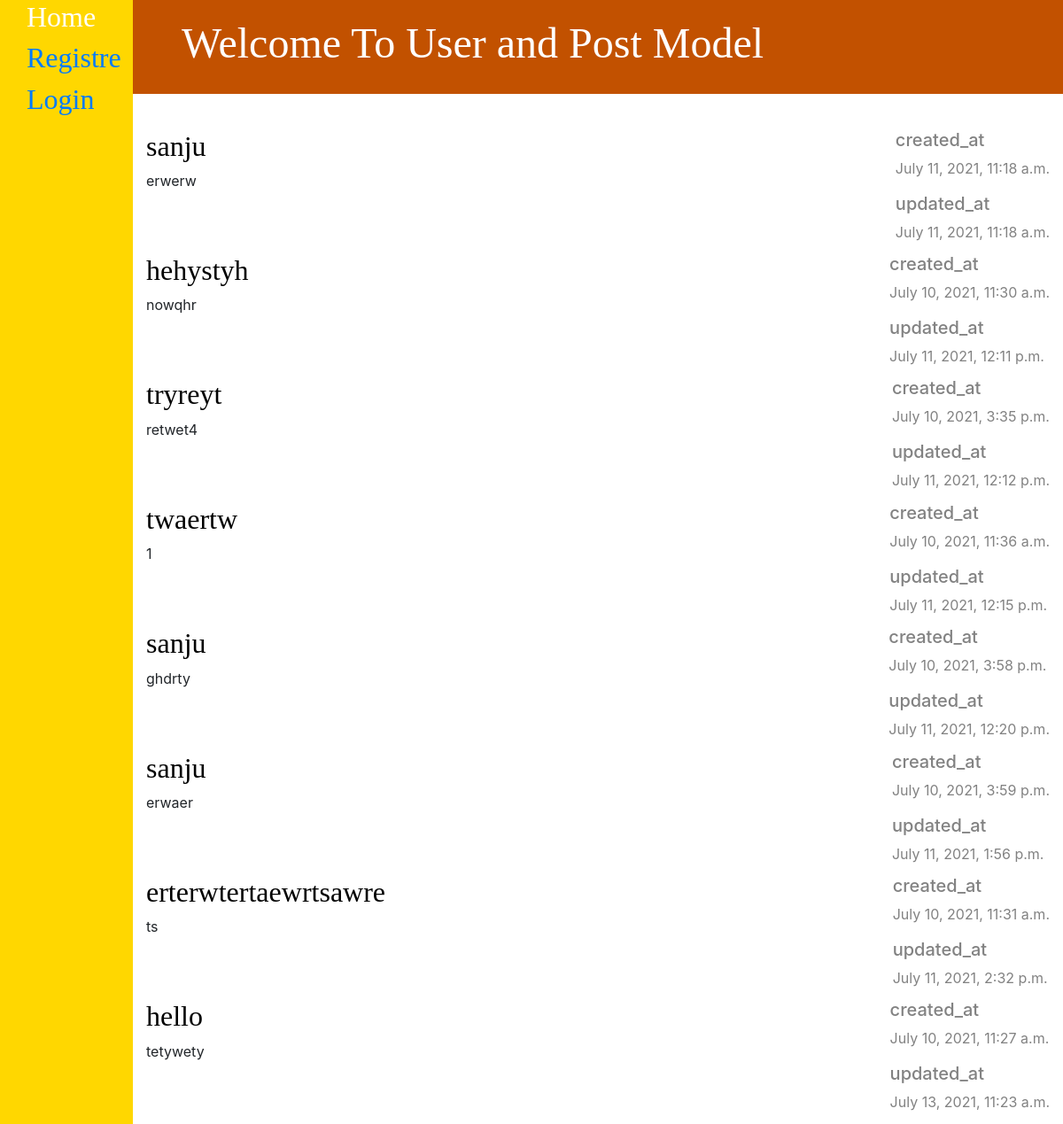
/post_lists, run on the app's committed database.
### blog/models.py (models this page shows, shortened)
class Post(models.Model):
    author = models.ForeignKey(settings.AUTH_USER_MODEL, on_delete=models.CASCADE)
    title = models.CharField(max_length=200)
    text = models.TextField()
    created_at = models.DateTimeField(default=timezone.now)
    updated_at = models.DateTimeField(blank=True, null=True)

### blog/views.py (the view)
# urls.py: path('post_lists', views.post_list, name='post_lists'),
def post_list(request):
    posts=Post.objects.filter(created_at__lte=timezone.now()).order_by('created_at')
    posts=Post.objects.filter(updated_at__lte=timezone.now()).order_by('updated_at')
    return render(request, 'blog/post_list.html', {'posts': posts})

### blog/templates/blog/post_list.html (shortened to what this page needs)
{% extends 'blog/base.html' %}
{% block content %}
    {% for post in posts %}
        <article class="post">
            <time class="date">
                <h5>created_at</h5>{{ post.created_at }}
                <h5>updated_at</h5>{{ post.updated_at }}
            </time>
            <h2><a href="{% url 'post_detail' pk=post.pk %}">{{ post.title }}</a></h2>
            <p>{{ post.text|linebreaksbr }}</p>
        </article>
    {% endfor %}
{% endblock %}

### blog/static/css/blog.css (style rules this page uses)
h1, h2, h3, h4 { font-family: 'Times New Roman', Times, serif, cursive; }
.date { color: #828282; }
.post { margin-bottom: 70px; }
.post h2 a, .post h2 a:visited { color: #000000; }
.post > .date, .post > .actions { float: right; }

### data on the page
Post: created_at "July 11, 2021, 11:18 a.m.", updated_at "July 11, 2021, 11:18 a.m.", title "sanju", text "erwerw"
Post: created_at "July 10, 2021, 11:30 a.m.", updated_at "July 11, 2021, 12:11 p.m.", title "hehystyh", text "nowqhr"
Post: created_at "July 10, 2021, 3:35 p.m.", updated_at "July 11, 2021, 12:12 p.m.", title "tryreyt", text "retwet4"
Post: created_at "July 10, 2021, 11:36 a.m.", updated_at "July 11, 2021, 12:15 p.m.", title "twaertw", text "1"
Post: created_at "July 10, 2021, 3:58 p.m.", updated_at "July 11, 2021, 12:20 p.m.", title "sanju", text "ghdrty"
Post: created_at "July 10, 2021, 3:59 p.m.", updated_at "July 11, 2021, 1:56 p.m.", title "sanju", text "erwaer"
Post: created_at "July 10, 2021, 11:31 a.m.", updated_at "July 11, 2021, 2:32 p.m.", title "erterwtertaewrtsawre", text "ts"
Post: created_at "July 10, 2021, 11:27 a.m.", updated_at "July 13, 2021, 11:23 a.m.", title "hello", text "tetywety"
